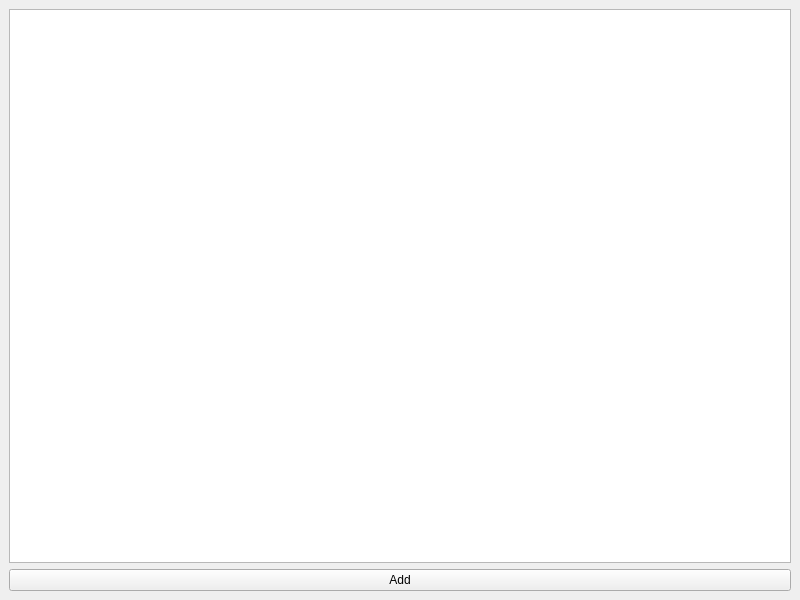
<?xml version="1.0" encoding="UTF-8"?>
<ui version="4.0">
 <class>MainWindow</class>
 <widget class="QMainWindow" name="MainWindow">
  <property name="geometry">
   <rect>
    <x>0</x>
    <y>0</y>
    <width>800</width>
    <height>600</height>
   </rect>
  </property>
  <property name="windowTitle">
   <string>MainWindow</string>
  </property>
  <widget class="QWidget" name="centralwidget">
   <layout class="QVBoxLayout" name="verticalLayout">
    <item>
     <widget class="QGraphicsView" name="graphicsView"/>
    </item>
    <item>
     <widget class="QPushButton" name="addButton">
      <property name="text">
       <string>Add</string>
      </property>
     </widget>
    </item>
   </layout>
  </widget>
 </widget>
 <resources/>
 <connections/>
</ui>
